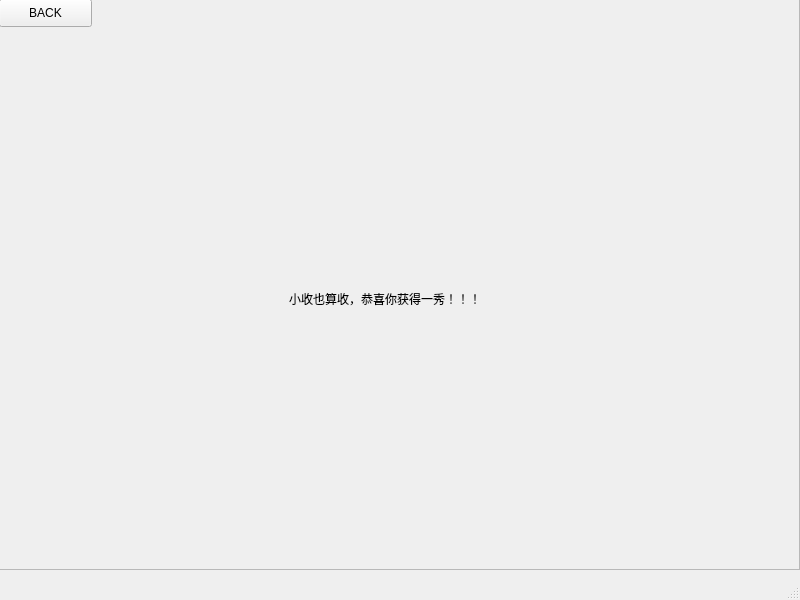
<?xml version="1.0" encoding="UTF-8"?>
<ui version="4.0">
 <class>yx</class>
 <widget class="QMainWindow" name="yx">
  <property name="geometry">
   <rect>
    <x>0</x>
    <y>0</y>
    <width>800</width>
    <height>600</height>
   </rect>
  </property>
  <property name="windowTitle">
   <string>MainWindow</string>
  </property>
  <widget class="QWidget" name="centralwidget">
   <widget class="QFrame" name="frame">
    <property name="geometry">
     <rect>
      <x>-1</x>
      <y>-1</y>
      <width>801</width>
      <height>571</height>
     </rect>
    </property>
    <property name="styleSheet">
     <string notr="true">#frame{

border-image:url(:/PHOTO/BOWL.png);
}</string>
    </property>
    <property name="frameShape">
     <enum>QFrame::StyledPanel</enum>
    </property>
    <property name="frameShadow">
     <enum>QFrame::Raised</enum>
    </property>
    <widget class="QLabel" name="label">
     <property name="geometry">
      <rect>
       <x>290</x>
       <y>-10</y>
       <width>221</width>
       <height>291</height>
      </rect>
     </property>
     <property name="text">
      <string>&lt;html&gt;&lt;head/&gt;&lt;body&gt;&lt;p&gt;&lt;img src=&quot;:/PHOTO/ALL.png&quot;/&gt;&lt;/p&gt;&lt;/body&gt;&lt;/html&gt;</string>
     </property>
    </widget>
    <widget class="QLabel" name="label_2">
     <property name="geometry">
      <rect>
       <x>290</x>
       <y>290</y>
       <width>391</width>
       <height>20</height>
      </rect>
     </property>
     <property name="text">
      <string>小收也算收，恭喜你获得一秀！！！</string>
     </property>
    </widget>
    <widget class="QPushButton" name="pushButton">
     <property name="geometry">
      <rect>
       <x>0</x>
       <y>0</y>
       <width>93</width>
       <height>28</height>
      </rect>
     </property>
     <property name="text">
      <string>BACK</string>
     </property>
    </widget>
   </widget>
  </widget>
  <widget class="QMenuBar" name="menubar">
   <property name="geometry">
    <rect>
     <x>0</x>
     <y>0</y>
     <width>800</width>
     <height>26</height>
    </rect>
   </property>
  </widget>
  <widget class="QStatusBar" name="statusbar"/>
 </widget>
 <resources/>
 <connections/>
</ui>
